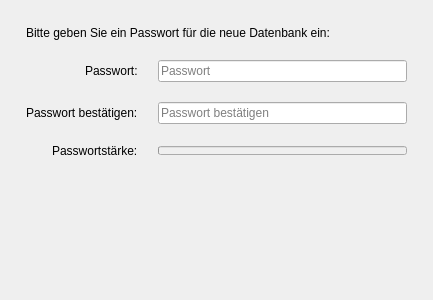
<?xml version="1.0" encoding="UTF-8"?>
<ui version="4.0">
 <class>WizardPage</class>
 <widget class="QWizardPage" name="WizardPage">
  <property name="geometry">
   <rect>
    <x>0</x>
    <y>0</y>
    <width>433</width>
    <height>300</height>
   </rect>
  </property>
  <property name="windowTitle">
   <string>Neue Datenbank erstellen</string>
  </property>
  <property name="title">
   <string>Passwort der neuen Datenbank festlegen</string>
  </property>
  <layout class="QVBoxLayout" name="verticalLayout">
   <item>
    <layout class="QFormLayout" name="formLayout">
     <property name="labelAlignment">
      <set>Qt::AlignRight|Qt::AlignTrailing|Qt::AlignVCenter</set>
     </property>
     <property name="horizontalSpacing">
      <number>20</number>
     </property>
     <property name="verticalSpacing">
      <number>20</number>
     </property>
     <property name="leftMargin">
      <number>15</number>
     </property>
     <property name="topMargin">
      <number>15</number>
     </property>
     <property name="rightMargin">
      <number>15</number>
     </property>
     <property name="bottomMargin">
      <number>15</number>
     </property>
     <item row="0" column="0" colspan="2">
      <widget class="QLabel" name="label">
       <property name="text">
        <string>Bitte geben Sie ein Passwort für die neue Datenbank ein:</string>
       </property>
      </widget>
     </item>
     <item row="1" column="0">
      <widget class="QLabel" name="passwordLabel">
       <property name="text">
        <string>Passwort:</string>
       </property>
      </widget>
     </item>
     <item row="1" column="1">
      <widget class="QLineEdit" name="passwordLineEdit">
       <property name="text">
        <string/>
       </property>
       <property name="echoMode">
        <enum>QLineEdit::Password</enum>
       </property>
       <property name="placeholderText">
        <string>Passwort</string>
       </property>
       <property name="clearButtonEnabled">
        <bool>true</bool>
       </property>
      </widget>
     </item>
     <item row="2" column="0">
      <widget class="QLabel" name="confirmationLabel">
       <property name="text">
        <string>Passwort bestätigen:</string>
       </property>
      </widget>
     </item>
     <item row="2" column="1">
      <widget class="QLineEdit" name="confirmationLineEdit">
       <property name="echoMode">
        <enum>QLineEdit::Password</enum>
       </property>
       <property name="placeholderText">
        <string>Passwort bestätigen</string>
       </property>
       <property name="clearButtonEnabled">
        <bool>true</bool>
       </property>
      </widget>
     </item>
     <item row="3" column="0">
      <widget class="QLabel" name="label_2">
       <property name="text">
        <string>Passwortstärke:</string>
       </property>
      </widget>
     </item>
     <item row="3" column="1">
      <layout class="QVBoxLayout" name="verticalLayout_2">
       <item alignment="Qt::AlignVCenter">
        <widget class="QProgressBar" name="passwordStrength">
         <property name="enabled">
          <bool>false</bool>
         </property>
         <property name="maximumSize">
          <size>
           <width>16777215</width>
           <height>9</height>
          </size>
         </property>
         <property name="autoFillBackground">
          <bool>false</bool>
         </property>
         <property name="value">
          <number>0</number>
         </property>
         <property name="alignment">
          <set>Qt::AlignLeading|Qt::AlignLeft|Qt::AlignVCenter</set>
         </property>
         <property name="textVisible">
          <bool>false</bool>
         </property>
         <property name="orientation">
          <enum>Qt::Horizontal</enum>
         </property>
         <property name="invertedAppearance">
          <bool>false</bool>
         </property>
         <property name="textDirection">
          <enum>QProgressBar::BottomToTop</enum>
         </property>
         <property name="format">
          <string/>
         </property>
        </widget>
       </item>
      </layout>
     </item>
    </layout>
   </item>
  </layout>
 </widget>
 <resources/>
 <connections/>
</ui>
